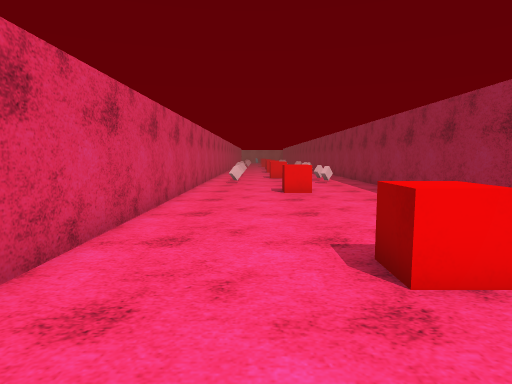
view 1 (above)

15 first-person views from a walk through a Unity game level. The camera is 1.3 m above the floor, tilts 6° down and sees 75° across. Doors are open. The floor is counted in squares, 1 m on a side. Each view is taken from the middle of a square. On the plan, view 1 faces up. The plan holds only what a view shows up to about 14 squares ahead; the rest is blank. The place goes on beyond the plan. The player is left out. Some animated figures are not drawn. Some surface patterns are stand-ins.

view 2
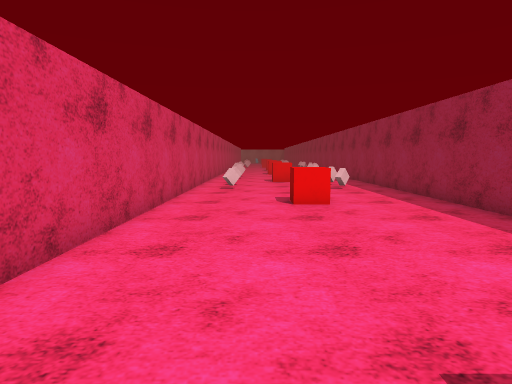

view 3
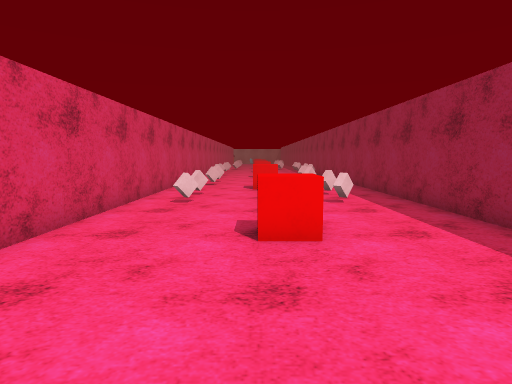

view 4
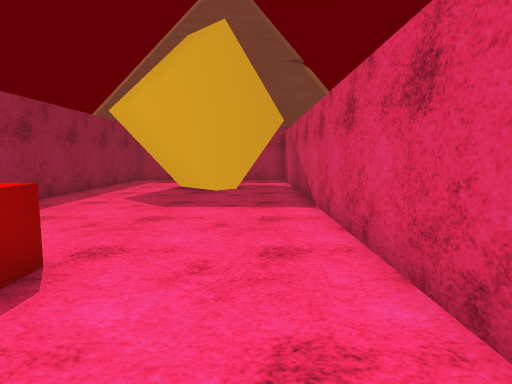

view 5
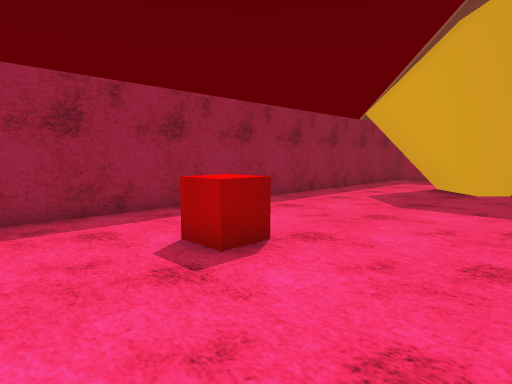

view 6
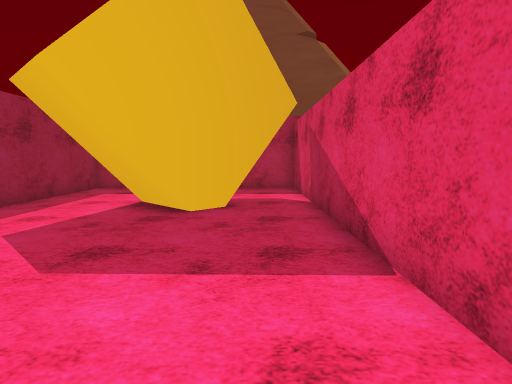

view 7
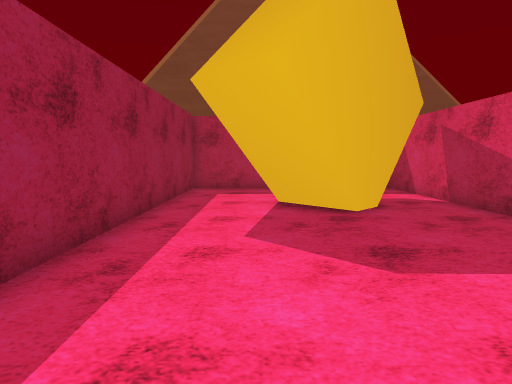

view 8
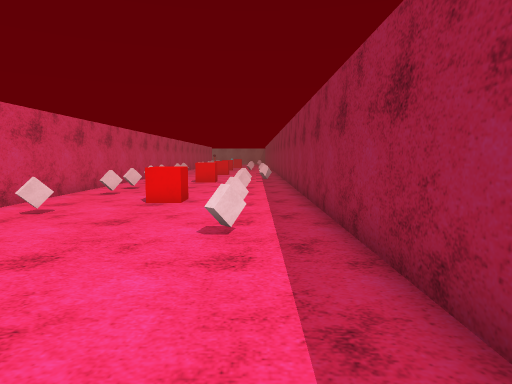

view 9
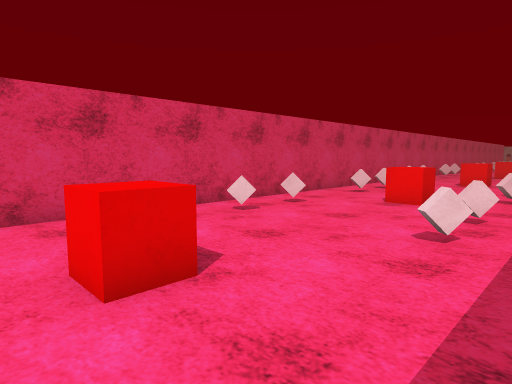

view 10
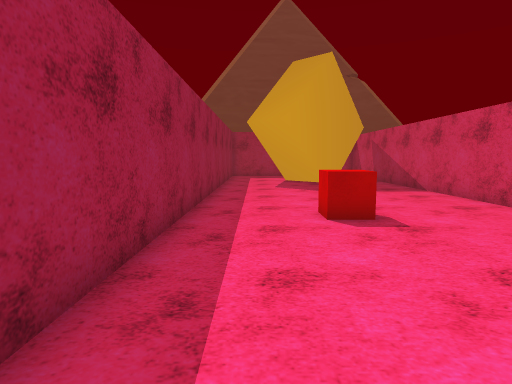

view 11
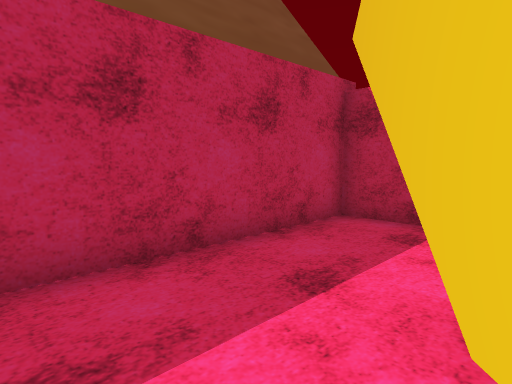

view 12
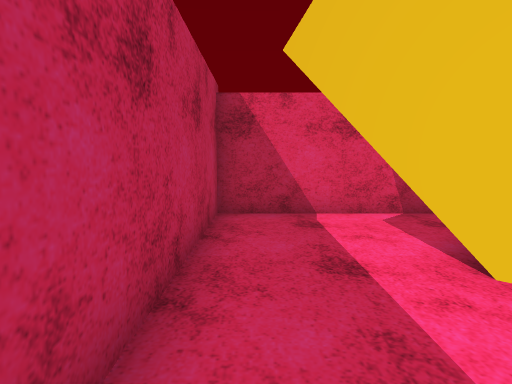

view 13
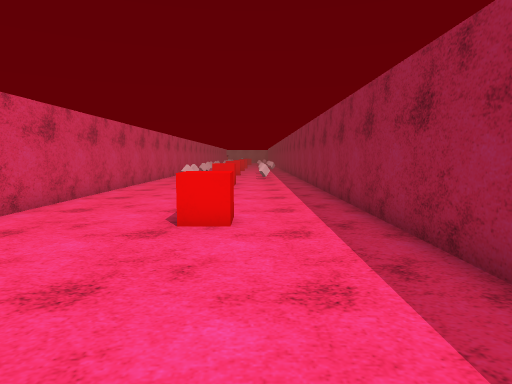

view 14
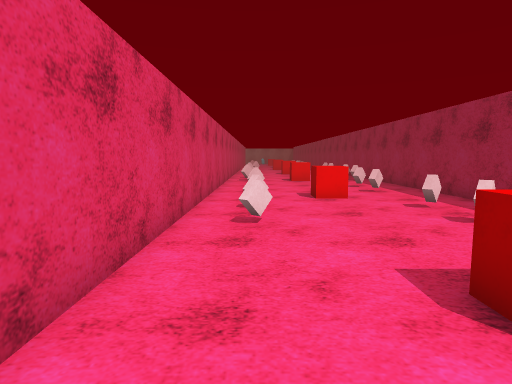

view 15
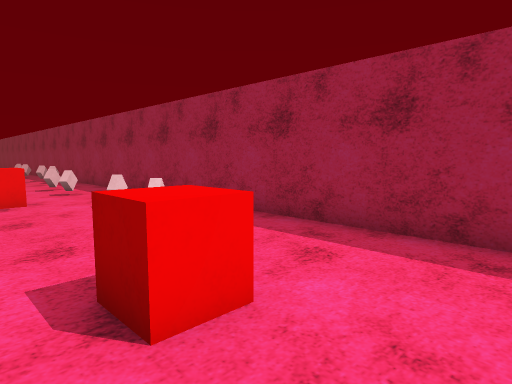

### Floor plan
Points are (right, up) in squares from view 1. A wall is a line through its corners. A room is listed if a view was taken in it or the views show most of it. See-through windows are left out.
Room 1 (views 1, 2, 3, 4, 5, 6, 7, 8, 9, 10, 11, 13, 14, 15)
walls: (-1.4, -7.9) (1.8, -4.7); (1.9, -8.2) (0.4, -9.7); (-2.6, 22.5) (-2.6, -11.9) (1.6, -11.9); (5.6, -8.4) (5.6, 22.5)
ways out: opening at (3, -9.2) to room 2
objects: other object (-1, 16); other object (-1, 18); other object (-1, 22); red block (1, 13) to (2, 13); red block (1, 21) to (2, 21); red block (2, 3) to (2, 4); other object (3, 16); other object (3, 18); other object (3, 22)
Room 2 (view 12)
walls: (1.6, -11.9) (5.6, -11.9) (5.6, -8.4)
ways out: opening at (3, -9.2) to room 1

Positions as (right, up) in squares from view 1, and headings:
1: (0, 0), facing up
2: (0, 3), facing up
3: (1, 7), facing up
4: (-1, 7), facing down
5: (-2, 7), facing down-right
6: (-1, 2), facing down
7: (3, 2), facing down
8: (4, 11), facing up
9: (5, 11), facing up-left
10: (4, 11), facing down
11: (4, -8), facing down-left
12: (5, -11), facing left
13: (3, -3), facing up
14: (-1, 10), facing up
15: (0, 10), facing up-right
